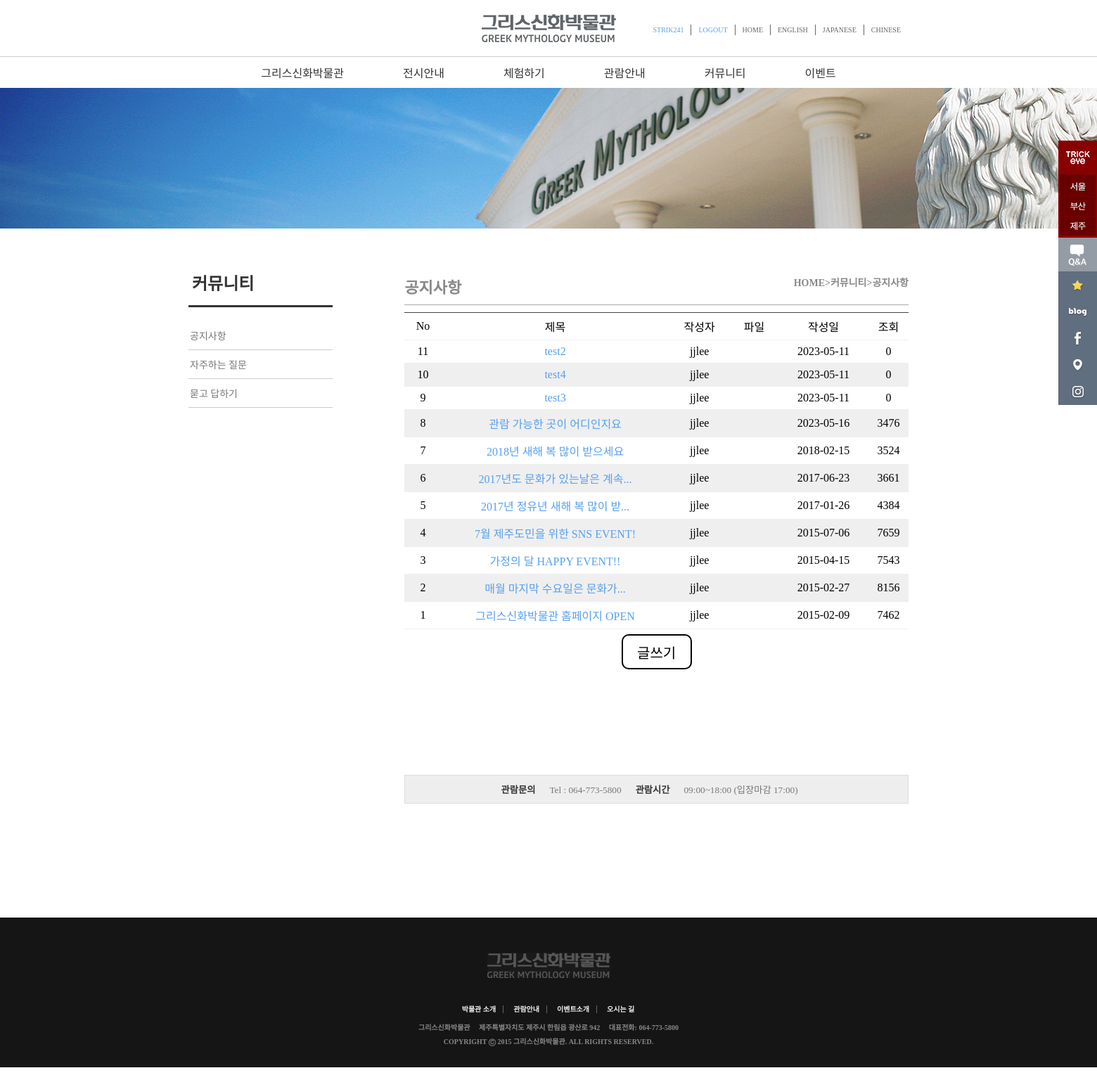
The app's page /Community/Notice.php (signed in) with its own data.
### tables this page shows
CREATE TABLE `board_notice` (
  `num` int(11) NOT NULL,
  `id` char(15) NOT NULL,
  `name` char(15) NOT NULL,
  `subject` char(200) NOT NULL,
  `content` text NOT NULL,
  `regist_day` char(20) NOT NULL,
  `hit` int(11) NOT NULL,
  `file_name` char(40) DEFAULT NULL,
  `file_type` char(40) DEFAULT NULL,
  `file_copied` char(40) DEFAULT NULL
);

### Community/Notice.php (the view, shortened to what this page needs)
<!DOCTYPE html>
<html lang="kor">
<head>
    <link rel="stylesheet" href="../css/common.css?ver=1">
    <link rel="stylesheet" href="../css/subpage_common.css?ver=1">
    <link rel="stylesheet" href="../css/community.css?ver=1">
    <link rel="stylesheet" href="../css/notice.css?ver=1">
    <?php
                $con = mysqli_connect("localhost", "user1", "12345", "sample");
                $query = "select * from board_notice order by num desc";
                $result = mysqli_query($con, $query);
                $total = mysqli_num_rows($result);
    ?>
</head>
<body>
    <div id="wrap">
        <header>
            <?php include "../header.php"  ?>
        </header>
        <section id="slider">
           <img src="../img/aboutus/sub_visual_bg.jpg" alt="">
        </section>
        <div id="sub_main">
            <aside id="left_menu">
            </aside>
            <section id="sub_contents">
            <h3>공지사항<span>HOME>커뮤니티>공지사항</span></h3>
            <table align=center>
            <thead align="center">
                <tr>
                    <td width="50" align="center">No</td>
                    <td width="460" align="center">제목</td>
                    <td width="100" align="center">작성자</td>
                    <td width="80" align="center">파일</td>
                    <td width="160" align="center">작성일</td>
                    <td width="50" align="center">조회</td>
                </tr>
            </thead>
            <tbody>
                <?php
                    while ($rows = mysqli_fetch_assoc($result))
                    {
                        if ($total % 2 == 0)
                        {
                            ?>
                            <tr class="even">
                            <?php
                        }
                else
                {
                    ?>
                    <tr>
                    <?php
                }
                    ?>
                <td width="50" align="center"><?php echo $total ?></td>
                <td width="460" align="center">
                    <a href="board_view.php?num=<?php echo $rows['num'] ?>">
                    <?php echo $rows['subject'] ?>
                </td>
                <td width="100" align="center"><?php echo $rows['id'] ?></td>
                <td width="80" align="center"><?php echo $rows['file_type'] ?></td>
                <td width="160" align="center"><?php echo $rows['regist_day'] ?></td>
                <td width="50" align="center"><?php echo $rows['hit'] ?></td>
                </tr>
                <?php
                $total--;
                }
                ?>
            </tbody>
            </table>
            <div class=text>
                <button class="read_btn1" onclick="location.href='write_form.php'">글쓰기</button>
            </div>
            <article id="sub_contact">
                <div>
                    <h5>관람문의<span>Tel : 064-773-5800</span>관람시간<span>09:00~18:00 (입장마감 17:00)</span></h5>
                </div>
            </article>
        </section>
        </div>
        <footer>
        </footer>
 </div>
</body>
</html>

### header.php (shortened to what this page needs)
 <div id="head">
     <div id="logo"><a href="/"><img src="/img/logo.gif" alt=""></a></div>
     <nav id="top_menu">
         <?php
         if (isset($_SESSION["userid"])) $userid = $_SESSION["userid"];
         else $userid = "";
         ?>
         <ul>
             <?php if(!$userid) { ?>
             <li><a href="/LogIn/login_form.php">LogIn</a></li>
             <?php } else { ?>
                 <li><a href="/LogIn/member_modify_form.php"><?=$userid?> </li>
                 <li><a href="/LogIn/logout.php">LogOut</a></li>
             <?php } ?>
             <li><a href="">Home</a></li>
             <li><a href="">English</a></li>
             <li><a href="">Japanese</a></li>
             <li><a href="">Chinese</a></li>
         </ul>
     </nav>
</div>
<div class="header_shadow"></div>
<nav id="main_menu">
    <ul>
        <li><a href="/AboutUs/introduction.php">그리스신화박물관</a>
        </li>
        <li><a href="/Exhibition/All.php">전시안내</a>
        </li>
        <li><a href="">체험하기</a>
        </li>
        <li><a href="">관람안내</a>
        </li>
        <li><a href="/Community/Notice.php">커뮤니티</a>
        </li>
        <li><a href="">이벤트</a>
         </li>
    </ul>
</nav>
<nav id="quick_menu">
    <ul>
        <li><a href=""><img src="/img/main/quick01.gif" alt=""></a></li>
        <li><a href=""><img src="/img/main/quick02.gif" alt=""></a></li>
        <li><a href=""><img src="/img/main/quick03.gif" alt=""></a></li>
        <li><a href=""><img src="/img/main/quick04.gif" alt=""></a></li>
        <li><a href=""><img src="/img/main/quick05.gif" alt=""></a></li>
        <li><a href=""><img src="/img/main/quick06.gif" alt=""></a></li>
        <li><a href=""><img src="/img/main/quick07.gif" alt=""></a></li>
        <li><a href=""><img src="/img/main/quick08.gif" alt=""></a></li>
        <li><a href=""><img src="/img/main/quick09.gif" alt=""></a></li>
        <li><a href=""><img src="/img/main/quick10.gif" alt=""></a></li>
     </ul>
</nav>

### css/common.css (style rules this page uses)
* { margin:0; padding:0; list-style: none; text-decoration: none; scroll-behavior: smooth; }
#wrap { width:100%; }
header { width:100%; }
header > #head { width:1024px; margin: 20px auto; position: relative; }
header > #head > #logo > a > img { margin:20px auto; display: block; }
header #head #top_menu { position: absolute; top:15px; right:0; }
header #head #top_menu ul { overflow: hidden; }
header #head #top_menu ul li { padding:0 10px; float: left; text-decoration: none; text-transform: uppercase; font-size: 12px; color: #666; border-right: 1px solid #666; }
header #head #top_menu ul li a { font-size: 10px; }
header #head #top_menu ul li:last-child { border-right: 1px solid white; }
header #head #top_menu ul li a:link { text-decoration: none; }
header .header_shadow { border-bottom: 1px solid #ccc; }
header #main_menu { width:100%; }
header #main_menu > ul { position: relative; text-align: center; margin: 10px 0; }
header #main_menu ul li { display: inline; }
header #main_menu > ul > li > a { margin: 0; padding: 10px 40px; text-align: center; color: #333; }
header #quick_menu { position: fixed; right:0; top:200px; z-index: 3; }
header #quick_menu img { display: block; }
footer { margin:60px 0 40px 0; width:100%; background-color: #151515; }
footer #foot { margin:0 auto; width:100%; overflow: hidden; text-align: center; padding: 20px 0; }
footer #foot img { margin: 30px; }
footer #foot ul { margin: 0 auto; }
footer #foot #foot_menu li { display: inline; padding:0; margin:0; }
footer #foot #foot_menu li a { margin: 0; padding: 0 10px; border-right: 1px solid #666; }
footer #foot #foot_menu li:last-child a { border-right: 1px solid #151515; }
footer #foot #foot_menu li a { text-decoration: none; font-size: 10px; font-weight: bold; color: #F2F2F2; }
footer #foot #contact { clear: both; margin:10px 0; }
footer #foot #contact li { font-size:10px; font-weight: bold; margin:5px 0; color: #888; }
footer #foot #contact li span { margin: 0 10px; }

### css/subpage_common.css (style rules this page uses)
#sub_main { width: 1024px; margin: 20px auto; overflow: hidden; }
#sub_main #left_menu { width:20%; float: left; }
#sub_main #left_menu nav h2 { margin:20px 0; padding: 15px 5px; border-bottom: 3px solid #333; color:#333; }
#sub_main #left_menu nav ul li { padding: 10px 2px; border-bottom: 1px solid #ccc; }
#sub_main #left_menu nav ul li a { text-decoration: none; color:#777; font-size: 14px; }
#sub_main #sub_contents { margin:20px 0; padding: 2px 0; width:70%; float: right; }
#sub_main #sub_contents h3 { font-size: 22px; color: #888; padding: 10px 0; margin:10px 0; border-bottom: 1px solid #aaa; }
#sub_main #sub_contents h3 span { font-size: 14px; float:right; }
#sub_main #sub_contents article { width:100%; }

### css/community.css (style rules this page uses)
#sub_main #sub_contact div { padding: 10px 0; border: 1px solid #ddd; background-color: #eee; margin: 150px 0 80px 0; }
#sub_main #sub_contact div h5 { width: 75%; margin: 0 auto; text-align: center; color: #333; }
#sub_main #sub_contact div h5 span { padding: 0 20px; font-weight: normal; color: #777; }

### css/notice.css (style rules this page uses)
table { border-top: 0.5px solid #444444; border-collapse: collapse; }
tr { border-bottom: 0.5px solid #444444; padding: 7px; }
td { border-bottom: 0.5px solid #efefef; padding: 7px; }
table .even { background: #efefef; }
.text { text-align: center; padding-top: 7px; color: #000000 }
a:link { color: #57A0EE; text-decoration: none; }
.read_btn1 { height: 50px; width: 100px; font-size: 20px; text-align: center; background-color: white; border: 2px solid black; border-radius: 10px; }

### records on screen
board_notice: subject "test2", id "jjlee", regist_day "2023-05-11", hit "0"
board_notice: subject "test4", id "jjlee", regist_day "2023-05-11", hit "0"
board_notice: subject "test3", id "jjlee", regist_day "2023-05-11", hit "0"
board_notice: subject "관람 가능한 곳이 어디인지요", id "jjlee", regist_day "2023-05-16", hit "3476"
board_notice: subject "2018년 새해 복 많이 받으세요", id "jjlee", regist_day "2018-02-15", hit "3524"
board_notice: subject "2017년도 문화가 있는날은 계속...", id "jjlee", regist_day "2017-06-23", hit "3661"
board_notice: subject "2017년 정유년 새해 복 많이 받...", id "jjlee", regist_day "2017-01-26", hit "4384"
board_notice: subject "7월 제주도민을 위한 SNS EVENT!", id "jjlee", regist_day "2015-07-06", hit "7659"
board_notice: subject "가정의 달 HAPPY EVENT!!", id "jjlee", regist_day "2015-04-15", hit "7543"
board_notice: subject "매월 마지막 수요일은 문화가...", id "jjlee", regist_day "2015-02-27", hit "8156"
board_notice: subject "그리스신화박물관 홈페이지 OPEN", id "jjlee", regist_day "2015-02-09", hit "7462"

### other values on screen
$userid "STRIK241"
